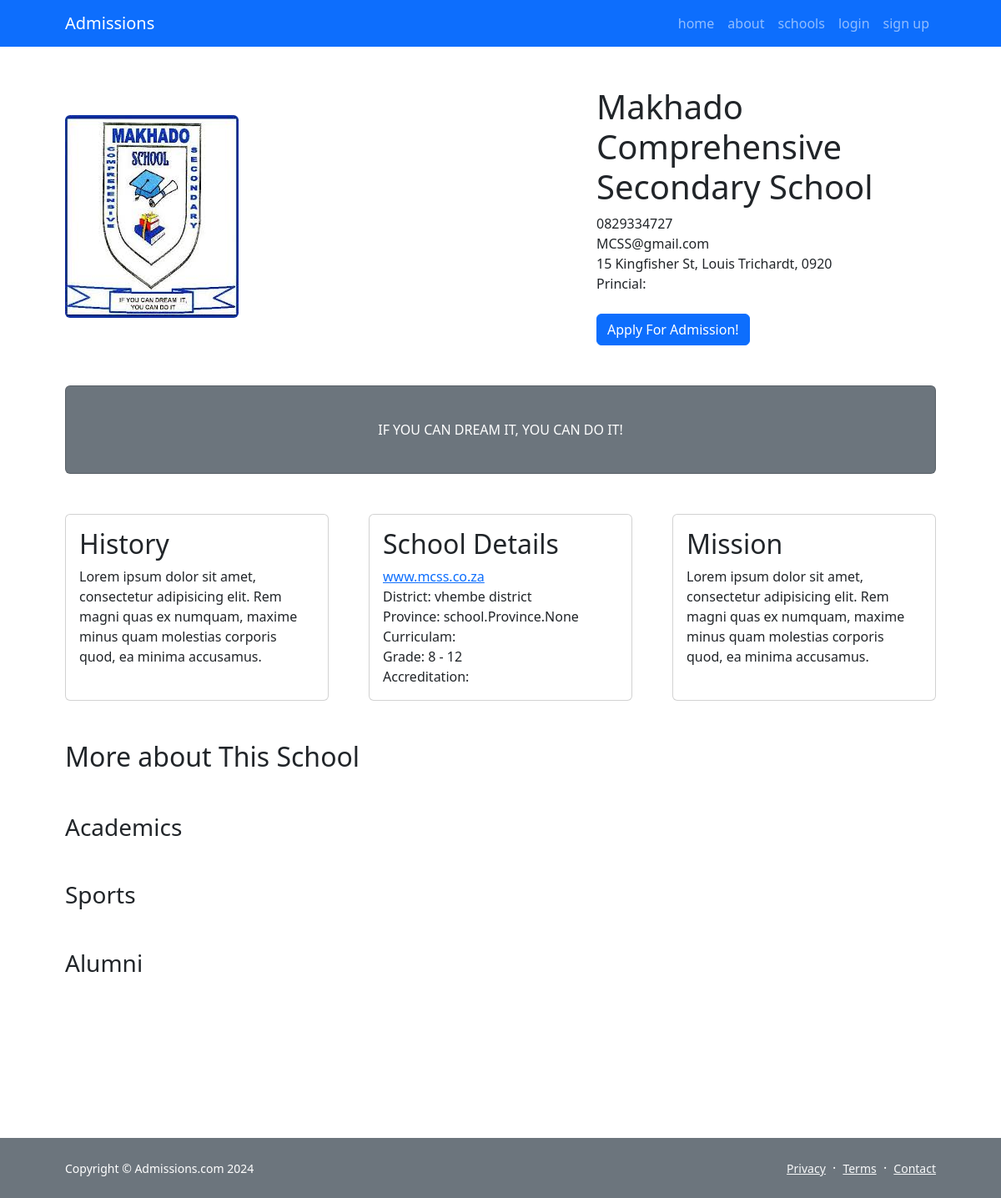
Page /school/1 on the committed database.
### school/models.py (models this page shows, shortened)
class School(models.Model):
    province = models.ManyToManyField(Province)
    schoolname = models.CharField(max_length=100 )
    telephone = models.CharField(max_length=200, blank=True)
    schoolemail = models.EmailField(blank=True)
    schooladdress = models.TextField(max_length=100, default="", blank=False)
    postal_address = models.CharField(max_length=100, blank=True)
    website = models.TextField(max_length=100)
    slogan = models.CharField(max_length=200, blank=True)
    image = models.ImageField(upload_to='uploads/schoolprofile/', default=datetime.datetime.today)
    SCHOOL_TYPE = [
        ('Primary', 'Primary School'),
        ('Secondary', 'Secondary School'),
        ('Combined', 'Combined School'),
        ('Vocational', 'Vocational School'),
        ('Other', 'Other School'),
    ]
    type_of_school = models.CharField(max_length=200, blank=True, choices=(SCHOOL_TYPE))
    UMALUSI = [
        ('DBE', 'The Department of Basic Education (DBE)'),
        ('IEB', 'The Independent Examination Board (IEB)'),
        ('SACAI', 'The South African Comprehensive Assessment Institute (SACAI)')
    ]
    umalusi = models.CharField(max_length=200, blank=True, choices=(UMALUSI))
    DISTRICT = [
        ('Alfred Nzo District', 'Alfred Nzo District'),
        ('amajuba', 'Amajuba District'),
        ('amathole', 'Amathole District'),
        ('bojanala platinum', 'Bojanala Platinum District'),
        ('buffalo city', 'Buffalo City Metropolitan '),
        ('capa winelands', 'Cape Winelands District'),
        ('capricorn', 'Capricorn District'),
        ('central karoo', 'Central Karoo District'),
        ('chris hani', 'Chris Hani District '),
        ('city of cape town', 'City of Cape Town Metropolitan'),
        ('city of johannesburg', 'City of Johannesburg Metropolitan'),
        ('city of tshwane', 'City of Tshwane Metropolitan'),
        ('dr kenneth kaunda', 'Dr Kenneth Kaunda District'),
        ('dr ruth segomotsi mompati', 'Dr Ruth Segomotsi Mompati District '),
        ('ehlanzeni', 'Ehlanzeni District '),
        ('ekurhuleni', 'Ekurhuleni Metropolitan '),
        ('ethekwini', 'eThekwini Metropolitan '),
        ('fezile dabi', 'Fezile Dabi District '),
        ('frances baard', 'Frances Baard District '),
        ('garden route', 'Garden Route District '),
        ('gert sibande', 'Gert Sibande District '),
        ('harry gwala', 'Harry Gwala District '),
        ('ilembe', 'iLembe District'),
        ('joe gqabi', 'Joe Gqabi District'),
        ('john taolo gaetsewe', 'John Taolo Gaetsewe District'),
        ('king cetshwayo', 'King Cetshwayo District '),
        ('lejweleputswa', 'Lejweleputswa District '),
        ('mangaung', 'Mangaung Metropolitan '),
        ('mopani', 'Mopani District'),
        ('namakwa', 'Namakwa District'),
        ('nelson mandela bay', 'Nelson Mandela Bay Metropolitan'),
        ('ngaka modiri molema', 'Ngaka Modiri Molema District '),
        ('nkangala', 'Nkangala District '),
        ('or tambo', 'OR Tambo District '),
        ('overberg', 'Overberg District'),
        ('pixley ka seme', 'Pixley ka Seme District '),
        ('sarah baartman', 'Sarah Baartman District '),
        ('sedibeng', 'Sedibeng District '),
        ('sekhukhune', 'Sekhukhune District'),
        ('thabo mofutsanyana', 'Thabo Mofutsanyana District '),
        ('ugu', 'Ugu District'),
        ('umgungundlovu', 'uMgungundlovu District'),
        ('umkhanyakude', 'uMkhanyakude District '),
        ('umzinyathi', 'uMzinyathi District '),
        ('uthukela', 'uThukela District'),
        ('vhembe', 'Vhembe District'),
        ('waterberg', 'Waterberg District'),
        ('west coast', 'West Coast District '),
        ('west rand', 'West Rand District '),
        ('xhariep', 'Xhariep District '),
        ('zf mgcawu', 'ZF Mgcawu District '),
        ('zululand', 'Zululand District'),
    ]
    district = models.CharField(max_length=200,default="",choices=(DISTRICT ))
    CIRCUIT = [
        ('Soutpansberg East', 'Soutpansberg East Circuit'),
        ('Kgakotlou ', 'Kgakotlou '),
        ('Lebowakgomo', 'Lebowakgomo'),
        ('Mankweng ', 'Mankweng '),
        ('Pietersburg ', 'Pietersburg '),
        ('Seshego ', 'Seshego '),
        ('Bochum East ', 'Bochum East '),
        ('Potgietersrus', 'Potgietersrus'),
    ]
    circuit = models.CharField(max_length=200,default="",choices=(CIRCUIT))
    CURRICULUM = [
        ('CAPS', 'CAPS curriculum'),
        ('Cambridge', 'Cambridge curriculum')
    ]
    curriculum = models.CharField(max_length=100, blank=True, choices=(CURRICULUM ))
    GRADES = [
    ]
    grade_levels = models.CharField(max_length=100, blank=True)
    accreditation = models.CharField(max_length=100, blank=True )
    local_municipality = models.CharField(max_length=100, blank=True)
    urban_rural = models.CharField(max_length=100, blank=True)
    ward_id = models.CharField(max_length=100, blank=True)
    Eei_district = models.CharField(max_length=100, blank=True)
    emis_number = models.CharField(max_length=100, blank=True)
    examination_number = models.CharField(max_length=100, blank=True)
    examination_centre = models.CharField(max_length=100, blank=True)
    persal_paypoint_number = models.CharField(max_length=100, blank=True)
    persal_component_number = models.CharField(max_length=100, blank=True)
    name_of_principal = models.CharField(max_length=100, blank=True)
    number_of_teachers = models.CharField(max_length=100, blank=True )
    number_of_learners = models.CharField(max_length=100, blank=True)
    SECTION = [
        ('Section 21 (Self Reliant)', 'Self Reliant: Yes'),
        ('Section 21 (Self Reliant)', 'Self Reliant: No'),
    ]
    section_21 = models.CharField(max_length=100, choices=(SECTION))
    school_fees = models.CharField(max_length=100)
    QUANTILE = [
        ('Quintile 1', 'Q1'),
        ('Quintile 2', 'Q2'),
        ('Quintile 3', 'Q3'),
        ('Quintile 4', 'Q4'),
        ('Quintile 5', 'Q5'),
    ]
    quintile_Level = models.CharField(max_length=100, choices=(QUANTILE))
    image = models.ImageField(upload_to='uploads/schoolprofile/', default=datetime.datetime.today)
    image1 = models.ImageField(upload_to='uploads/schoolprofile/', default=datetime.datetime.today)
    image2 = models.ImageField(upload_to='uploads/schoolprofile/', default=datetime.datetime.today)
    image3 = models.ImageField(upload_to='uploads/schoolprofile/', default=datetime.datetime.today)
    image4 = models.ImageField(upload_to='uploads/schoolprofile/', default=datetime.datetime.today)
    image5 = models.ImageField(upload_to='uploads/schoolprofile/', default=datetime.datetime.today)
    image6 = models.ImageField(upload_to='uploads/schoolprofile/', default=datetime.datetime.today)
    history = models.CharField(max_length=200, blank=True)
    mission = models.CharField(max_length=200, blank=True)
    class Meta:
        verbose_name_plural = 'school profile'

### admit/views.py (the view)
# urls.py: path('school/', include('school.urls')),
def school(request, pk):
    school = School.objects.get(id=pk)
    return render(request, 'parent/school.html', {'school':school})

### admit/templates/parent/school.html (shortened to what this page needs)
{% extends 'parent/base.html' %}
{% load static %}
{% block content %}
        <div class="container px-4 px-lg-5">
            <div class="row gx-4 gx-lg-5 align-items-center my-5">
                <div class="col-lg-7"><img class="img-fluid rounded mb-4 mb-lg-0" src="{{ school.image.url }}" alt="..." /></div>
                <div class="col-lg-5">
                    <h1 class="font-weight-light">{{school.schoolname}}</h1>
                    <p class="mb-0">{{school.telephone }}</p>
                    <p class="mb-0">{{school.schoolemail }}</p>
                    <p class="mb-0">{{school.schooladdress }}</p>
                    <p class="mb-0">Princial: {{school.namen_of_principal }}</p>
                    <br>
                    <a class="btn btn-primary" href="#!">Apply For Admission!</a>
                </div>
            </div>
            <div class="card text-white bg-secondary my-5 py-4 text-center">
                <div class="card-body"><p class="text-white m-0">{{ school.slogan }}</p></div>
            </div>
            <div class="row gx-4 gx-lg-5">
                <div class="col-md-4 mb-5">
                    <div class="card h-100">
                        <div class="card-body">
                            <h2 class="card-title">History</h2>
                            <p class="card-text">Lorem ipsum dolor sit amet, consectetur adipisicing elit.
                                Rem magni quas ex numquam, maxime minus quam molestias corporis quod, ea minima
                                accusamus.
                            </p>
                        </div>
                    </div>
                </div>
                <div class="col-md-4 mb-5">
                    <div class="card h-100">
                        <div class="card-body">
                            <h2 class="card-title">School Details</h2>
                            <a href="{{school.website }}">{{school.website }}</a>
                            <p class="mb-0">District: {{school.district }} district</p>
                            <p class="mb-0">Province: {{school.province }}</p>
                            <p class="mb-0">Curriculam: {{school.curriculam }}</p>
                            <p class="mb-0">Grade: {{school.grade_levels }}</p>
                            <p class="mb-0">Accreditation: {{school.accreditationstatus }}</p>
                        </div>
                    </div>
                </div>
                <div class="col-md-4 mb-5">
                    <div class="card h-100">
                        <div class="card-body">
                            <h2 class="card-title">Mission</h2>
                            <p class="card-text">Lorem ipsum dolor sit amet, consectetur adipisicing elit.
                                Rem magni quas ex numquam, maxime minus quam molestias corporis quod, ea
                                minima accusamus.
                            </p>
                        </div>
                    </div>
                </div>
            </div>
            <h2 class="card-title">More about This School</h3>
                <br><br>
            <h3 class="card-title">Academics</h3>
                <br><br>
            <h3 class="card-title">Sports</h3>
                <br><br>
            <h3 class="card-title">Alumni</h3>
                <br><br>
            <br><br><br><br><br><br>
        </div>
{% endblock %}

### admit/templates/parent/base.html (shortened to what this page needs)
{% load static %}
<!DOCTYPE html>
<html lang="en">
    <head>
        <link href="https://cdn.jsdelivr.net/npm/bootstrap-icons@1.5.0/font/bootstrap-icons.css" rel="stylesheet" />
        <link href="{% static 'css/styles.css' %}" rel="stylesheet" />
    </head>
    <body class="d-flex flex-column h-100">
        <main class="flex-shrink-0">
            <nav class="navbar navbar-expand-lg navbar-dark bg-primary">
                <div class="container  px-2 px-lg-5">
                    <a class="navbar-brand" href="{% url 'home' %}">Admissions</a>
                    <div class="collapse navbar-collapse" id="navbarSupportedContent">
                        <ul class="navbar-nav ms-auto mb-2 mb-lg-0 ">
                            <li class="nav-item active"><a class="nav-link" href="{% url 'home' %}">home</a></li>
                            <li class="nav-item active"><a class="nav-link" href="{% url 'about' %}">about</a></li>
                            <li class="nav-item active"><a class="nav-link" href="{% url 'schools' %}">schools</a></li>
                                {% if user.is_authenticated %}
                                <li class="nav-item active "><a class="nav-link" href="{% url 'applications' %}">Applications</a></li>
                                <li class="nav-item active"><a class="nav-link" href="{% url 'logout' %}">Logout</a></li>
                                <li class="nav-item dropdown active">
                                    <a class="nav-link dropdown-toggle" id="navbarDropdownPortfolio" href="#" role="button" data-bs-toggle="dropdown" aria-expanded="false">Profile</a>
                                    <ul class="dropdown-menu " aria-labelledby="navbarDropdownPortfolio">
                                        <li><a class="dropdown-item active" href="portfolio-overview.html">Update profile</a></li>
                                        <li><a class="dropdown-item active" href="portfolio-item.html">Update Login Details</a></li>
                                        <li><a class="dropdown-item active" href="portfolio-item.html">Delete Account</a></li>
                                        <li><a class="dropdown-item active" href="portfolio-item.html">logout</a></li>
                                    </ul>
                                </li>
                                {% else %}
                                    <li class="nav-item active"><a class="nav-link" href="{% url 'login' %}">login</a></li>
                                    <li class="nav-item active"><a class="nav-link" href="{% url 'register' %}">sign up</a></li>
                                {% endif %}
                        </ul>
                </div>
            </nav>
            {% block content %}
            {% endblock %}
        </main>
        <footer class="bg-secondary py-4 mt-auto">
            <div class="container px-5">
                <div class="row align-items-center justify-content-between flex-column flex-sm-row">
                    <div class="col-auto"><div class="small m-0 text-white">Copyright &copy; Admissions.com 2024</div></div>
                    <div class="col-auto">
                        <a class="link-light small" href="#!">Privacy</a>
                        <span class="text-white mx-1">&middot;</span>
                        <a class="link-light small" href="#!">Terms</a>
                        <span class="text-white mx-1">&middot;</span>
                        <a class="link-light small" href="#!">Contact</a>
                    </div>
                </div>
            </div>
        </footer>
    </body>
</html>

### admit/templates/parent/base.html (style rules this page uses)
html, body { height: 100%; }
footer { flex-shrink: 0; }
.d-flex { display: flex; flex-direction: column; min-height: 5vh; }

### rows in the picture
School: image (picture), schoolname "Makhado Comprehensive Secondary School", telephone "0829334727", schoolemail "MCSS@gmail.com", schooladdress "15 Kingfisher St, Louis Trichardt, 0920", slogan "IF YOU CAN DREAM IT, YOU CAN DO IT!", website "www.mcss.co.za", district "vhembe", province "school.Province.None", grade_levels "8 - 12"
